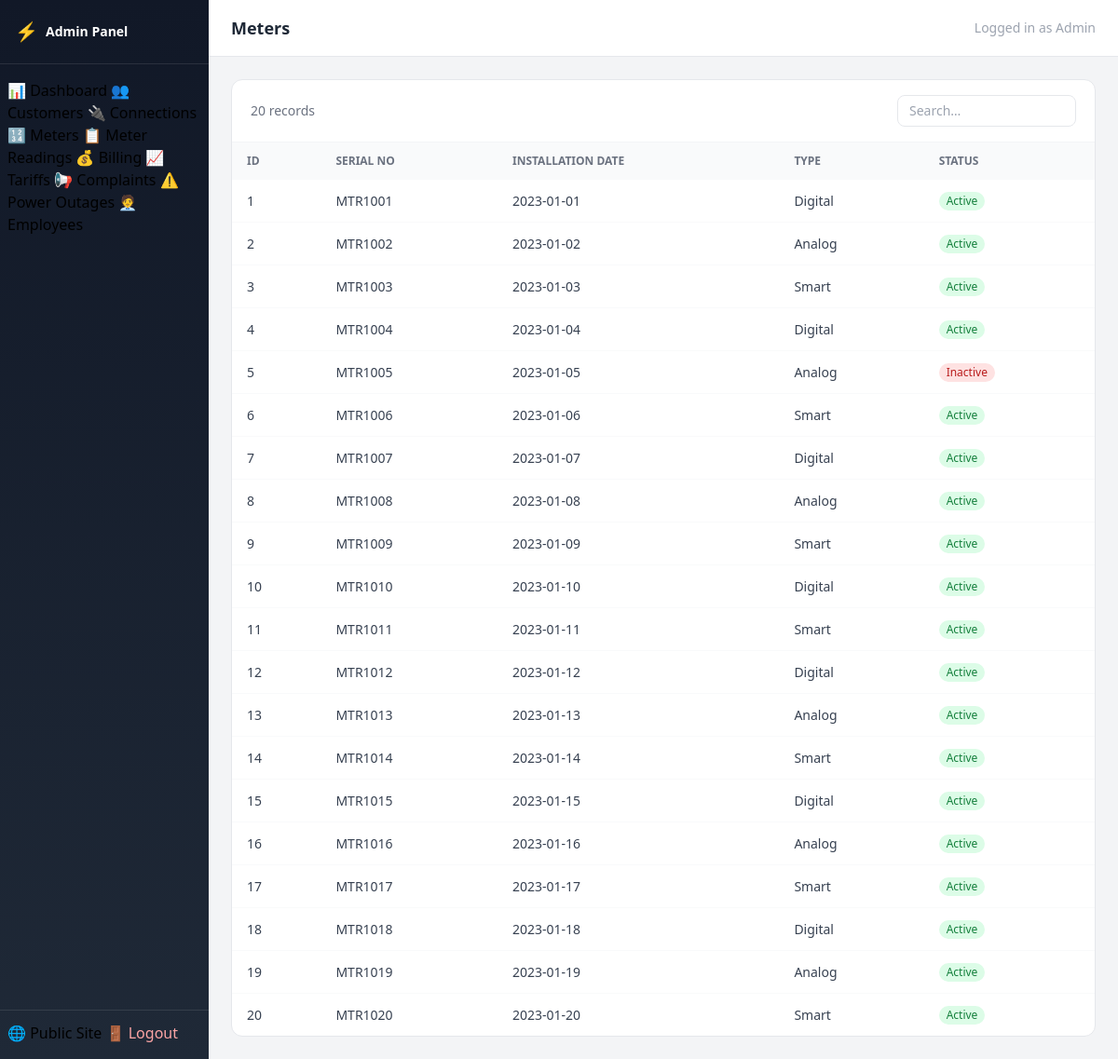
/admin/meters (signed in), run on the app's committed database.
### tables this page shows
CREATE TABLE Meter (
            Meter_Id INTEGER PRIMARY KEY AUTOINCREMENT,
            Serial_No TEXT UNIQUE NOT NULL,
            Installation_Date TEXT NOT NULL,
            Meter_Type TEXT NOT NULL CHECK(Meter_Type IN ('Digital','Analog','Smart')),
            Status TEXT NOT NULL CHECK(Status IN ('Active','Inactive'))
        );

### app.py (the view)
@app.route("/admin/meters")
@login_required
def admin_meters():
    db = get_db()
    rows = db.execute("SELECT * FROM Meter ORDER BY Meter_Id").fetchall()
    db.close()
    return render_template("admin_table.html", rows=rows, title="Meters",
        columns=["ID","Serial No","Installation Date","Type","Status"])

### app.py (called while the page is built)
def login_required(f):
    @functools.wraps(f)
    def decorated(*args, **kwargs):
        if not session.get("admin"):
            return redirect(url_for("admin_login"))
        return f(*args, **kwargs)
    return decorated

### database.py (called while the page is built)
def get_db():
    conn = sqlite3.connect(DB_PATH)
    conn.row_factory = sqlite3.Row
    conn.execute("PRAGMA foreign_keys = ON")
    return conn

### templates/admin_table.html (shortened to what this page needs)
{% extends "admin_base.html" %}
{% block page_title %}{{ title }}{% endblock %}
{% block content %}
<div class="bg-white rounded-xl border border-gray-200 overflow-hidden">
  <div class="px-5 py-4 border-b border-gray-100 flex items-center justify-between">
    <span class="text-sm text-gray-500">{{ rows|length }} records</span>
    <input id="search" type="text" placeholder="Search…" oninput="filterTable(this.value)"
           class="border border-gray-200 rounded-lg px-3 py-1.5 text-sm w-48 focus:outline-none focus:ring-2 focus:ring-primary/30">
  </div>
  <div class="overflow-x-auto">
    <table class="w-full text-sm" id="data-table">
      <thead class="bg-gray-50 text-gray-500 text-xs uppercase">
        <tr>
          {% for col in columns %}
          <th class="px-4 py-3 text-left whitespace-nowrap">{{ col }}</th>
          {% endfor %}
        </tr>
      </thead>
      <tbody class="divide-y divide-gray-50">
        {% for row in rows %}
        <tr class="hover:bg-gray-50">
          {% for val in row %}
          <td class="px-4 py-3 text-gray-700 max-w-xs">
            {% set v = val|string %}
            {% if v in ['Active','Paid','Resolved'] %}
              <span class="inline-flex items-center px-2 py-0.5 rounded-full text-xs font-medium bg-green-100 text-green-700">{{ v }}</span>
            {% elif v in ['Inactive','Unpaid'] %}
              <span class="inline-flex items-center px-2 py-0.5 rounded-full text-xs font-medium bg-red-100 text-red-700">{{ v }}</span>
            {% elif v == 'Pending' %}
              <span class="inline-flex items-center px-2 py-0.5 rounded-full text-xs font-medium bg-yellow-100 text-yellow-700">{{ v }}</span>
            {% elif v == 'None' %}
              <span class="text-gray-300">—</span>
            {% else %}
              {{ v }}
            {% endif %}
          </td>
          {% endfor %}
        </tr>
        {% endfor %}
      </tbody>
    </table>
  </div>
</div>
{% endblock %}

### data on the page
Meter: row "1", Serial_No "MTR1001", Installation_Date "2023-01-01", Meter_Type "Digital", Status "Active"
Meter: row "2", Serial_No "MTR1002", Installation_Date "2023-01-02", Meter_Type "Analog", Status "Active"
Meter: row "3", Serial_No "MTR1003", Installation_Date "2023-01-03", Meter_Type "Smart", Status "Active"
Meter: row "4", Serial_No "MTR1004", Installation_Date "2023-01-04", Meter_Type "Digital", Status "Active"
Meter: row "5", Serial_No "MTR1005", Installation_Date "2023-01-05", Meter_Type "Analog", Status "Inactive"
Meter: row "6", Serial_No "MTR1006", Installation_Date "2023-01-06", Meter_Type "Smart", Status "Active"
Meter: row "7", Serial_No "MTR1007", Installation_Date "2023-01-07", Meter_Type "Digital", Status "Active"
Meter: row "8", Serial_No "MTR1008", Installation_Date "2023-01-08", Meter_Type "Analog", Status "Active"
Meter: row "9", Serial_No "MTR1009", Installation_Date "2023-01-09", Meter_Type "Smart", Status "Active"
Meter: row "10", Serial_No "MTR1010", Installation_Date "2023-01-10", Meter_Type "Digital", Status "Active"
Meter: row "11", Serial_No "MTR1011", Installation_Date "2023-01-11", Meter_Type "Smart", Status "Active"
Meter: row "12", Serial_No "MTR1012", Installation_Date "2023-01-12", Meter_Type "Digital", Status "Active"
Meter: row "13", Serial_No "MTR1013", Installation_Date "2023-01-13", Meter_Type "Analog", Status "Active"
Meter: row "14", Serial_No "MTR1014", Installation_Date "2023-01-14", Meter_Type "Smart", Status "Active"
Meter: row "15", Serial_No "MTR1015", Installation_Date "2023-01-15", Meter_Type "Digital", Status "Active"
Meter: row "16", Serial_No "MTR1016", Installation_Date "2023-01-16", Meter_Type "Analog", Status "Active"
Meter: row "17", Serial_No "MTR1017", Installation_Date "2023-01-17", Meter_Type "Smart", Status "Active"
Meter: row "18", Serial_No "MTR1018", Installation_Date "2023-01-18", Meter_Type "Digital", Status "Active"
Meter: row "19", Serial_No "MTR1019", Installation_Date "2023-01-19", Meter_Type "Analog", Status "Active"
Meter: row "20", Serial_No "MTR1020", Installation_Date "2023-01-20", Meter_Type "Smart", Status "Active"

### other printed values
{{ title }} "Meters"
{{ rows|length }} "20"
{{ col }} "ID" "SERIAL NO" "INSTALLATION DATE" "TYPE" "STATUS"
